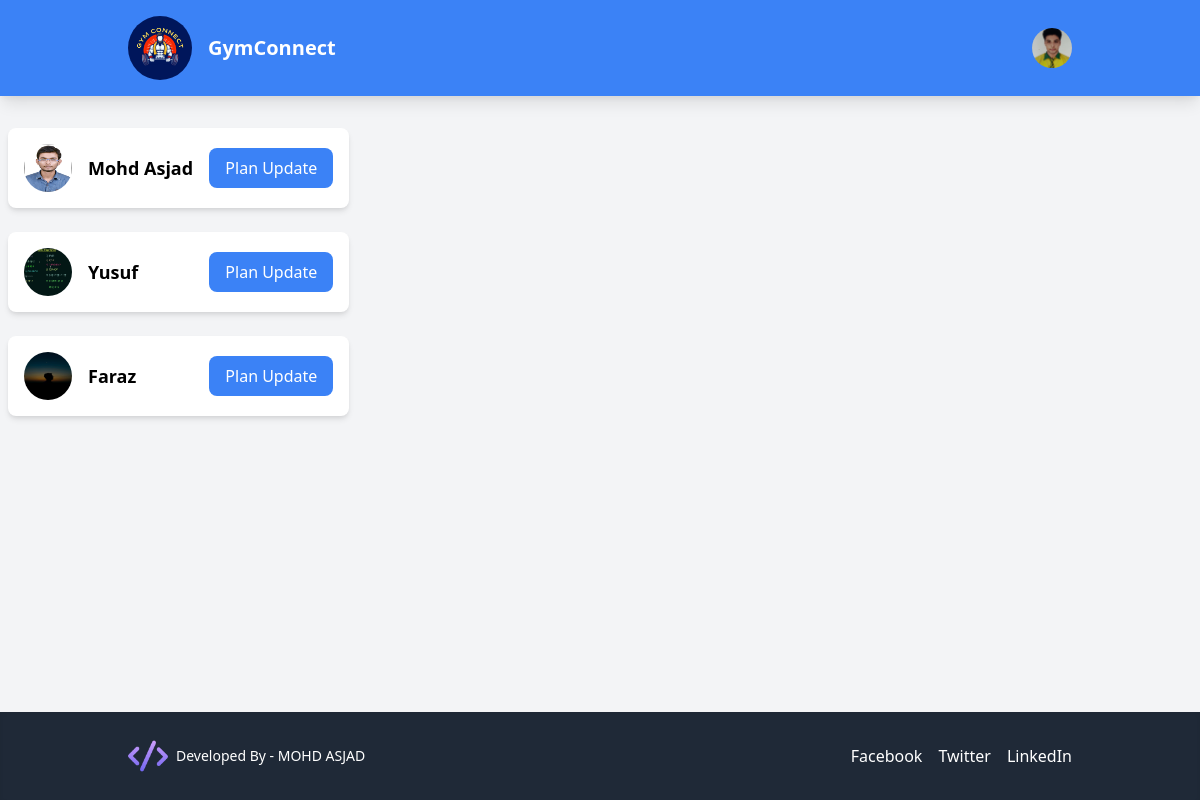
Screenshot of /gym-trainer/trainer-add-plans/ (signed in) with the database file from the repository.
### accounts/models.py (models this page shows, shortened)
class BaseUser(AbstractBaseUser, PermissionsMixin):
    email = models.EmailField(unique=True)
    password = models.CharField(max_length=128)
    is_active = models.BooleanField(default=True)
    is_staff = models.BooleanField(default=False)
    objects = BaseUserManager()
    USERNAME_FIELD = 'email'
    REQUIRED_FIELDS = []

class Trainer(BaseUser):
    def default_gym_owner():
        try:
            return Trainer.objects.get(email="default@gymconnect.com").id
        except Trainer.DoesNotExist:
            return None  # or a default valid ID if you prefer
    name = models.CharField(max_length=255)
    gym_id = models.ForeignKey(GymOwner, on_delete=models.CASCADE, blank=True, null=True, default=default_gym_owner)  # Using callable for default
    contact_no = models.CharField(max_length=10, null= True)
    address = models.CharField(max_length=255,blank=True, null=True)
    city = models.CharField(max_length=100, blank=True, null=True)
    state = models.CharField(max_length=100, blank=True, null=True)
    profile_picture = models.ImageField(upload_to='profile_pictures/', blank=True, null=True)
    certificate_image = models.ImageField(upload_to='certificates/', blank=True, null=True)

class GymUser(BaseUser):
    def default_trainer():
        try:
            return GymOwner.objects.get(email="defaulttrainer@gymconnect.com").id
        except GymOwner.DoesNotExist:
            return None  # or a default valid ID if you prefer
    def default_gym_owner():
        try:
            return Trainer.objects.get(email="default@gymconnect.com").id
        except Trainer.DoesNotExist:
            return None
    name = models.CharField(max_length=255)
    contact_no = models.CharField(max_length=10, null= True)
    trainer_id = models.ForeignKey(Trainer, on_delete=models.CASCADE, blank=True, null=True, default=default_trainer)
    gym_id = models.ForeignKey(GymOwner, on_delete=models.CASCADE, blank=True, null=True, default=default_gym_owner)
    address = models.CharField(max_length=255,blank=True, null=True)
    city = models.CharField(max_length=100, blank=True, null=True)
    state = models.CharField(max_length=100, blank=True, null=True)
    profile_picture = models.ImageField(upload_to='profile_pictures/', blank=True, null=True)

### trainer/views.py (the view)
# urls.py: path('trainer-add-plans/', views.trainer_add_plans, name='trainer_add_plans'),
@login_required
def trainer_add_plans(request):
    trainer = request.user
    profile =  Trainer.objects.get(id=  trainer.id)
    gym_users = GymUser.objects.filter(trainer_id=trainer)
    return render(request, 'trainer/add_plans.html', {
        'gym_users': gym_users,
        'profile':profile,
    })

### trainer/templates/trainer/add_plans.html (shortened to what this page needs)
<!DOCTYPE html>
<html lang="en">
  <head>
    <link
      href="https://cdn.jsdelivr.net/npm/tailwindcss@2.2.19/dist/tailwind.min.css"
      rel="stylesheet"
    />
  </head>
  <body class="bg-gray-100 font-sans min-h-screen flex flex-col">
    {% load static %}
    <header class="bg-blue-500 text-white py-4 shadow-lg">
      <div class="container mx-auto flex items-center justify-between">
        <div class="flex items-center space-x-4 px-10">
          <a href="{% url 'trainer_dashboard' %}"><img
            src="{% static 'core/image/logo.png' %}"
            class="w-16 h-16 rounded-full"
            alt="GymConnect Logo"
          /></a>
          <div class="text-xl font-semibold">GymConnect</div>
        </div>
        <nav class="relative px-10">
            <a href="{% url 'logout' %}">
              <img
              src="{{ profile.profile_picture.url }}"
              class="w-10 h-10 rounded-full object-cover"
              alt="Profile Picture"
            />
            </a>
          </div>
    </header>
    <main class="flex-grow container mx-2 py-8 flex space-x-8">
      <ul class="w-1/3 space-y-6">
        {% for gym_user in gym_users %}
        <li
          class="p-4 bg-white shadow-md rounded-lg flex items-center justify-between space-x-4"
        >
          <div class="flex items-center space-x-4">
            <img
              src="{{ gym_user.profile_picture.url }}"
              alt="Profile Picture"
              class="w-12 h-12 rounded-full"
            />
            <div>
              <strong class="text-lg">{{ gym_user.name }}</strong>
            </div>
          </div>
          <button
            class="px-4 py-2 bg-blue-500 text-white rounded-lg hover:bg-blue-600 transition"
            onclick="openPlanPopup({{ gym_user.id }})"
          >
            Plan Update
          </button>
        </li>
        {% endfor %}
      </ul>
    </main>
    <footer class="bg-gray-800 text-white py-6 shadow-inner">
      <div class="container mx-auto flex items-center justify-between px-10">
        <div class="footer-logo flex items-center space-x-2">
          <img
            src="{% static 'gymOwner/image/footer-logo.png' %}"
            class="w-10 h-10 rounded-full hover:scale-105 transition-transform duration-300"
            alt="Footer Logo"
          />
          <span class="text-sm font-medium">Developed By - MOHD ASJAD</span>
        </div>
        <div class="social-links flex space-x-4">
          <a href="#" class="hover:text-blue-400 transition duration-200"
            >Facebook</a
          >
          <a href="#" class="hover:text-blue-400 transition duration-200"
            >Twitter</a
          >
          <a href="#" class="hover:text-blue-400 transition duration-200"
            >LinkedIn</a
          >
        </div>
      </div>
    </footer>
  </body>
</html>

### rows the page displays
Trainer: profile_picture (picture)
GymUser: profile_picture (picture), name "Mohd Asjad"
GymUser: profile_picture (picture), name "Yusuf"
GymUser: profile_picture (picture), name "Faraz"
